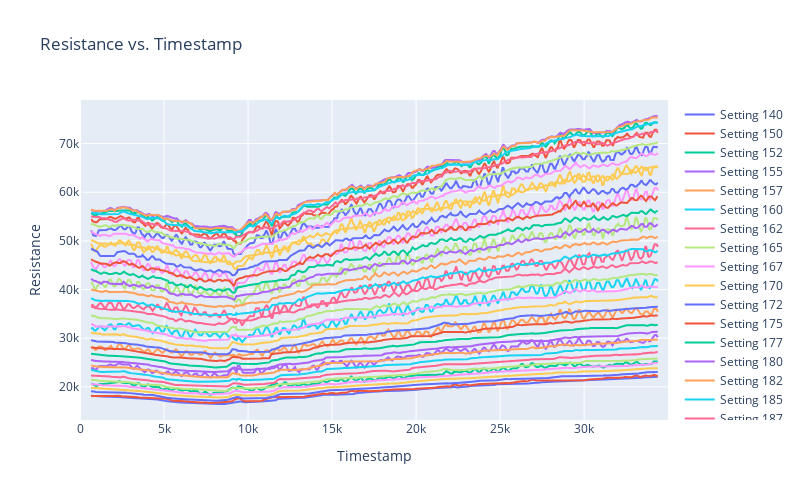

Write notebook code for a chart like this one.
### Code cell
# use plotly to explore the data interactively
import plotly.graph_objects as go
from plotly.subplots import make_subplots
import pandas as pd
from scipy.signal import butter, filtfilt

# Filter requirements.
order = 6
fs = 30.0  # sample rate, Hz
cutoff = 3.66  # desired cutoff frequency of the filter, Hz
window_size = 30
group_channel = 'ADC'

# apply low pass filter to each group
def apply_filter(group, order, fs, cutoff, group_channel, window_size):
    # Get the filter coefficients
    b, a = butter(order, cutoff / (fs / 2), btype='low', analog=False)
    group['ADC_filtered'] = filtfilt(b, a, group[group_channel])
    group['ADC_filtered'] = group['ADC_filtered'].rolling(window_size, center=True).median()
    return group


# Apply the filter to each group
df_normalized = grouped_normalized.apply(apply_filter, order=order, fs=fs, cutoff=cutoff, group_channel=group_channel, window_size=window_size).reset_index(drop=True)
input_voltage = 3.3
RL_2 = 10000 # 10kOhm

# convert to resistance where R_laod is R2 = 10kOhm input_voltage = 3.3V and 1_bit = 0.125mV (3.3V/2^14)
df_normalized['Vo'] = df_normalized['ADC_filtered']*0.000125
df_normalized['Resistance'] = (RL_2/df_normalized['Vo'])*((input_voltage/df_normalized['Vo'])-1)


# Define the figure without subplots as we are plotting only one channel
fig = go.Figure()

# The channel to plot
channel = 'Resistance' 
# 'ADC_filtered'

# Plot the channel
for setting in df_normalized['Setting'].unique():
    # Filter the DataFrame for each setting
    df_filtered = df_normalized[df_normalized['Setting'] == setting]
    fig.add_trace(
        go.Scatter(
            x=df_filtered['Timestamp'],
            y=df_filtered[channel],
            mode='lines',
            name=f'Setting {setting}',
            # Optionally, you can uncomment and adjust the line color settings if needed
            # line=dict(color=colors[setting % len(colors)])  # Loop through colors cyclically
        )
    )

# Set titles and axes labels
fig.update_xaxes(title_text='Timestamp')
fig.update_yaxes(title_text=channel)
fig.update_layout(height=500, width=800, title_text=f'{channel} vs. Timestamp', showlegend=True)

# Display figure
fig.show()

### Figure 1 — Plotly figure (JSON) as saved in the notebook; plotly's stock layout.template omitted (floating-point values rounded to 4 significant figures; data arrays with more than 128 entries replaced by an {"elided": "..."} marker saying what was removed)
{"data": [{"mode": "lines", "name": "Setting 140", "type": "scatter", "x": {"elided": "813 int values"}, "y": {"elided": "813 float values"}}, {"mode": "lines", "name": "Setting 150", "type": "scatter", "x": {"elided": "813 int values"}, "y": {"elided": "813 float values"}}, {"mode": "lines", "name": "Setting 152", "type": "scatter", "x": {"elided": "813 int values"}, "y": {"elided": "813 float values"}}, {"mode": "lines", "name": "Setting 155", "type": "scatter", "x": {"elided": "813 int values"}, "y": {"elided": "813 float values"}}, {"mode": "lines", "name": "Setting 157", "type": "scatter", "x": {"elided": "813 int values"}, "y": {"elided": "813 float values"}}, {"mode": "lines", "name": "Setting 160", "type": "scatter", "x": {"elided": "813 int values"}, "y": {"elided": "813 float values"}}, {"mode": "lines", "name": "Setting 162", "type": "scatter", "x": {"elided": "813 int values"}, "y": {"elided": "813 float values"}}, {"mode": "lines", "name": "Setting 165", "type": "scatter", "x": {"elided": "813 int values"}, "y": {"elided": "813 float values"}}, {"mode": "lines", "name": "Setting 167", "type": "scatter", "x": {"elided": "813 int values"}, "y": {"elided": "813 float values"}}, {"mode": "lines", "name": "Setting 170", "type": "scatter", "x": {"elided": "813 int values"}, "y": {"elided": "813 float values"}}, {"mode": "lines", "name": "Setting 172", "type": "scatter", "x": {"elided": "813 int values"}, "y": {"elided": "813 float values"}}, {"mode": "lines", "name": "Setting 175", "type": "scatter", "x": {"elided": "813 int values"}, "y": {"elided": "813 float values"}}, {"mode": "lines", "name": "Setting 177", "type": "scatter", "x": {"elided": "813 int values"}, "y": {"elided": "813 float values"}}, {"mode": "lines", "name": "Setting 180", "type": "scatter", "x": {"elided": "813 int values"}, "y": {"elided": "813 float values"}}, {"mode": "lines", "name": "Setting 182", "type": "scatter", "x": {"elided": "813 int values"}, "y": {"elided": "813 float values"}}, {"mode": "lines", "name": "Setting 185", "type": "scatter", "x": {"elided": "813 int values"}, "y": {"elided": "813 float values"}}, {"mode": "lines", "name": "Setting 187", "type": "scatter", "x": {"elided": "813 int values"}, "y": {"elided": "813 float values"}}, {"mode": "lines", "name": "Setting 190", "type": "scatter", "x": {"elided": "813 int values"}, "y": {"elided": "813 float values"}}, {"mode": "lines", "name": "Setting 192", "type": "scatter", "x": {"elided": "813 int values"}, "y": {"elided": "813 float values"}}, {"mode": "lines", "name": "Setting 195", "type": "scatter", "x": {"elided": "813 int values"}, "y": {"elided": "813 float values"}}, {"mode": "lines", "name": "Setting 197", "type": "scatter", "x": {"elided": "813 int values"}, "y": {"elided": "813 float values"}}, {"mode": "lines", "name": "Setting 200", "type": "scatter", "x": {"elided": "813 int values"}, "y": {"elided": "813 float values"}}, {"mode": "lines", "name": "Setting 202", "type": "scatter", "x": {"elided": "813 int values"}, "y": {"elided": "813 float values"}}, {"mode": "lines", "name": "Setting 205", "type": "scatter", "x": {"elided": "813 int values"}, "y": {"elided": "813 float values"}}, {"mode": "lines", "name": "Setting 210", "type": "scatter", "x": {"elided": "813 int values"}, "y": {"elided": "813 float values"}}, {"mode": "lines", "name": "Setting 212", "type": "scatter", "x": {"elided": "813 int values"}, "y": {"elided": "813 float values"}}, {"mode": "lines", "name": "Setting 215", "type": "scatter", "x": {"elided": "813 int values"}, "y": {"elided": "813 float values"}}, {"mode": "lines", "name": "Setting 217", "type": "scatter", "x": {"elided": "813 int values"}, "y": {"elided": "813 float values"}}, {"mode": "lines", "name": "Setting 220", "type": "scatter", "x": {"elided": "813 int values"}, "y": {"elided": "813 float values"}}, {"mode": "lines", "name": "Setting 222", "type": "scatter", "x": {"elided": "813 int values"}, "y": {"elided": "813 float values"}}, {"mode": "lines", "name": "Setting 225", "type": "scatter", "x": {"elided": "813 int values"}, "y": {"elided": "813 float values"}}, {"mode": "lines", "name": "Setting 227", "type": "scatter", "x": {"elided": "813 int values"}, "y": {"elided": "813 float values"}}, {"mode": "lines", "name": "Setting 230", "type": "scatter", "x": {"elided": "813 int values"}, "y": {"elided": "813 float values"}}, {"mode": "lines", "name": "Setting 232", "type": "scatter", "x": {"elided": "813 int values"}, "y": {"elided": "813 float values"}}, {"mode": "lines", "name": "Setting 235", "type": "scatter", "x": {"elided": "813 int values"}, "y": {"elided": "813 float values"}}, {"mode": "lines", "name": "Setting 237", "type": "scatter", "x": {"elided": "813 int values"}, "y": {"elided": "813 float values"}}, {"mode": "lines", "name": "Setting 240", "type": "scatter", "x": {"elided": "813 int values"}, "y": {"elided": "813 float values"}}, {"mode": "lines", "name": "Setting 242", "type": "scatter", "x": {"elided": "813 int values"}, "y": {"elided": "813 float values"}}, {"mode": "lines", "name": "Setting 245", "type": "scatter", "x": {"elided": "813 int values"}, "y": {"elided": "813 float values"}}, {"mode": "lines", "name": "Setting 247", "type": "scatter", "x": {"elided": "813 int values"}, "y": {"elided": "813 float values"}}, {"mode": "lines", "name": "Setting 250", "type": "scatter", "x": {"elided": "813 int values"}, "y": {"elided": "813 float values"}}], "layout": {"height": 500, "showlegend": true, "title": {"text": "Resistance vs. Timestamp"}, "width": 800, "xaxis": {"title": {"text": "Timestamp"}}, "yaxis": {"title": {"text": "Resistance"}}}}
